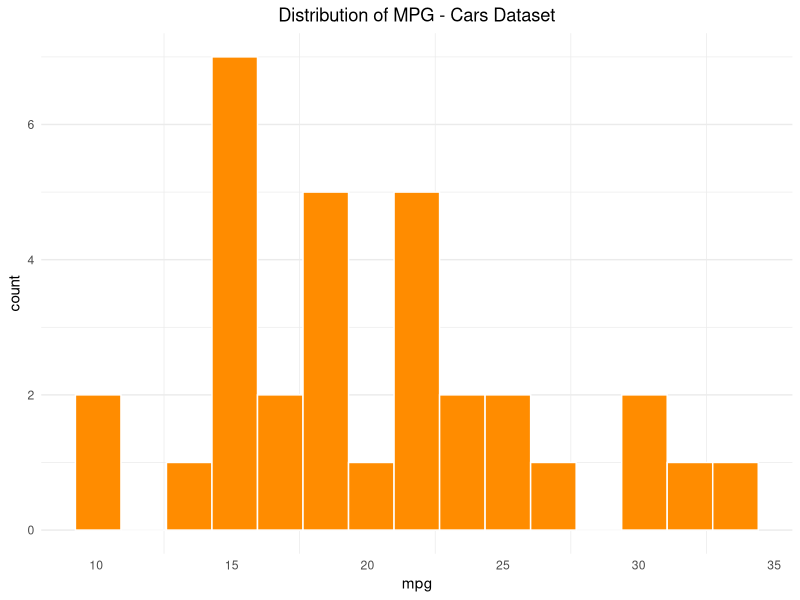

Recreate this plot in R.
library(tidyverse)
library(ggplot2)

# load and quick view of dataset ------------------------------------------
data(mtcars)
head(mtcars)

# plot distribution of mpg ------------------------------------------------
mtcars |> 
  ggplot(aes(x = mpg)) +
  geom_histogram(bins = 15, fill = "darkorange", color = "white") +
  theme_minimal() +
  theme(panel.grid.major.x = element_blank(),
        plot.title = element_text(hjust = 0.5)) +
  labs(title = "Distribution of MPG - Cars Dataset")
